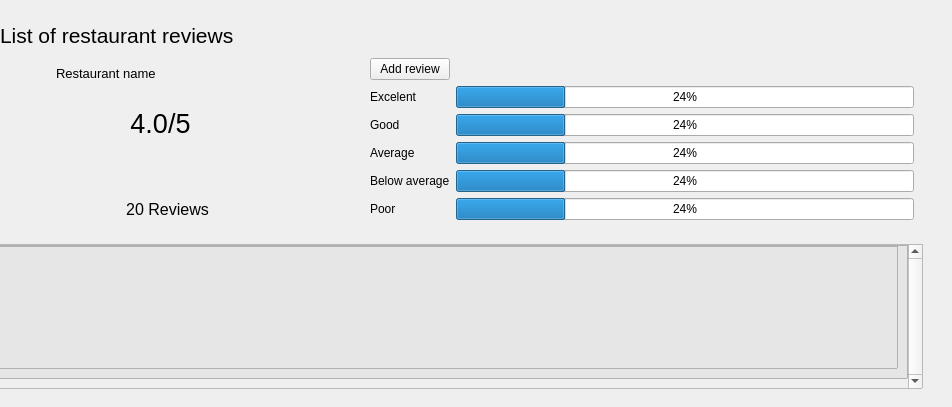
                    <widget class="QWidget" name="review_restaurant_page">
                     <widget class="QLabel" name="label_13">
                      <property name="geometry">
                       <rect>
                        <x>0</x>
                        <y>0</y>
                        <width>341</width>
                        <height>71</height>
                       </rect>
                      </property>
                      <property name="font">
                       <font>
                        <pointsize>16</pointsize>
                       </font>
                      </property>
                      <property name="text">
                       <string>List of restaurant reviews</string>
                      </property>
                     </widget>
                     <widget class="QWidget" name="top_bar_4" native="true">
                      <property name="geometry">
                       <rect>
                        <x>-20</x>
                        <y>10</y>
                        <width>943</width>
                        <height>39</height>
                       </rect>
                      </property>
                      <property name="sizePolicy">
                       <sizepolicy hsizetype="Preferred" vsizetype="Preferred">
                        <horstretch>0</horstretch>
                        <verstretch>1</verstretch>
                       </sizepolicy>
                      </property>
                     </widget>
                     <widget class="QWidget" name="main_content_4" native="true">
                      <property name="geometry">
                       <rect>
                        <x>-20</x>
                        <y>49</y>
                        <width>943</width>
                        <height>349</height>
                       </rect>
                      </property>
                      <property name="sizePolicy">
                       <sizepolicy hsizetype="Preferred" vsizetype="Preferred">
                        <horstretch>0</horstretch>
                        <verstretch>9</verstretch>
                       </sizepolicy>
                      </property>
                      <layout class="QVBoxLayout" name="verticalLayout_46">
                       <property name="leftMargin">
                        <number>0</number>
                       </property>
                       <property name="rightMargin">
                        <number>0</number>
                       </property>
                       <item>
                        <widget class="QWidget" name="food_review_top_2" native="true">
                         <layout class="QHBoxLayout" name="horizontalLayout_25">
                          <property name="leftMargin">
                           <number>0</number>
                          </property>
                          <property name="topMargin">
                           <number>0</number>
                          </property>
                          <property name="rightMargin">
                           <number>0</number>
                          </property>
                          <property name="bottomMargin">
                           <number>0</number>
                          </property>
                          <item>
                           <widget class="QWidget" name="food_review_left_2" native="true">
                            <property name="sizePolicy">
                             <sizepolicy hsizetype="Preferred" vsizetype="Preferred">
                              <horstretch>4</horstretch>
                              <verstretch>0</verstretch>
                             </sizepolicy>
                            </property>
                            <layout class="QVBoxLayout" name="verticalLayout_48">
                             <property name="spacing">
                              <number>0</number>
                             </property>
                             <property name="leftMargin">
                              <number>0</number>
                             </property>
                             <property name="topMargin">
                              <number>0</number>
                             </property>
                             <property name="rightMargin">
                              <number>0</number>
                             </property>
                             <property name="bottomMargin">
                              <number>0</number>
                             </property>
                             <item>
                              <widget class="QWidget" name="food_name_area_2" native="true">
                               <property name="sizePolicy">
                                <sizepolicy hsizetype="Preferred" vsizetype="Fixed">
                                 <horstretch>0</horstretch>
                                 <verstretch>0</verstretch>
                                </sizepolicy>
                               </property>
                               <layout class="QHBoxLayout" name="horizontalLayout_26">
                                <property name="leftMargin">
                                 <number>20</number>
                                </property>
                                <property name="topMargin">
                                 <number>0</number>
                                </property>
                                <property name="rightMargin">
                                 <number>0</number>
                                </property>
                                <property name="bottomMargin">
                                 <number>0</number>
                                </property>
                                <item>
                                 <widget class="QLabel" name="food_image_2">
                                  <property name="sizePolicy">
                                   <sizepolicy hsizetype="Fixed" vsizetype="Fixed">
                                    <horstretch>0</horstretch>
                                    <verstretch>0</verstretch>
                                   </sizepolicy>
                                  </property>
                                  <property name="minimumSize">
                                   <size>
                                    <width>50</width>
                                    <height>50</height>
                                   </size>
                                  </property>
                                  <property name="maximumSize">
                                   <size>
                                    <width>50</width>
                                    <height>50</height>
                                   </size>
                                  </property>
                                  <property name="text">
                                   <string />
                                  </property>
                                  <property name="pixmap">
                                   <pixmap resource="../Qss/icons/_icons.qrc">:/material_design/icons/material_design/fastfood.png</pixmap>
                                  </property>
                                  <property name="scaledContents">
                                   <bool>true</bool>
                                  </property>
                                 </widget>
                                </item>
                                <item>
                                 <widget class="QLabel" name="food_name_2">
                                  <property name="sizePolicy">
                                   <sizepolicy hsizetype="Preferred" vsizetype="Fixed">
                                    <horstretch>0</horstretch>
                                    <verstretch>0</verstretch>
                                   </sizepolicy>
                                  </property>
                                  <property name="font">
                                   <font>
                                    <pointsize>10</pointsize>
                                   </font>
                                  </property>
                                  <property name="text">
                                   <string>Restaurant name</string>
                                  </property>
                                 </widget>
                                </item>
                               </layout>
                              </widget>
                             </item>
                             <item>
                              <widget class="QWidget" name="rate_widget_3" native="true">
                               <layout class="QVBoxLayout" name="verticalLayout_49">
                                <property name="spacing">
                                 <number>0</number>
                                </property>
                                <property name="topMargin">
                                 <number>0</number>
                                </property>
                                <property name="bottomMargin">
                                 <number>0</number>
                                </property>
                                <item>
                                 <widget class="QWidget" name="avg_rate_2" native="true">
                                  <property name="sizePolicy">
                                   <sizepolicy hsizetype="Preferred" vsizetype="Preferred">
                                    <horstretch>0</horstretch>
                                    <verstretch>0</verstretch>
                                   </sizepolicy>
                                  </property>
                                  <layout class="QHBoxLayout" name="horizontalLayout_28">
                                   <property name="spacing">
                                    <number>0</number>
                                   </property>
                                   <item>
                                    <widget class="QLabel" name="avg_value_2">
                                     <property name="sizePolicy">
                                      <sizepolicy hsizetype="Minimum" vsizetype="Minimum">
                                       <horstretch>0</horstretch>
                                       <verstretch>0</verstretch>
                                      </sizepolicy>
                                     </property>
                                     <property name="font">
                                      <font>
                                       <pointsize>20</pointsize>
                                      </font>
                                     </property>
                                     <property name="text">
                                      <string>4.0</string>
                                     </property>
                                     <property name="alignment">
                                      <set>Qt::AlignRight|Qt::AlignTrailing|Qt::AlignVCenter</set>
                                     </property>
                                    </widget>
                                   </item>
                                   <item>
                                    <widget class="QLabel" name="avg_6">
                                     <property name="sizePolicy">
                                      <sizepolicy hsizetype="Minimum" vsizetype="Minimum">
                                       <horstretch>0</horstretch>
                                       <verstretch>0</verstretch>
                                      </sizepolicy>
                                     </property>
                                     <property name="font">
                                      <font>
                                       <pointsize>20</pointsize>
                                      </font>
                                     </property>
                                     <property name="text">
                                      <string>/5</string>
                                     </property>
                                    </widget>
                                   </item>
                                  </layout>
                                 </widget>
                                </item>
                                <item>
                                 <widget class="QWidget" name="stars_widget_2" native="true">
                                  <layout class="QHBoxLayout" name="horizontalLayout_34">
                                   <item>
                                    <widget class="QLabel" name="big_star_6">
                                     <property name="sizePolicy">
                                      <sizepolicy hsizetype="Fixed" vsizetype="Fixed">
                                       <horstretch>0</horstretch>
                                       <verstretch>0</verstretch>
                                      </sizepolicy>
                                     </property>
                                     <property name="minimumSize">
                                      <size>
                                       <width>23</width>
                                       <height>20</height>
                                      </size>
                                     </property>
                                     <property name="maximumSize">
                                      <size>
                                       <width>23</width>
                                       <height>20</height>
                                      </size>
                                     </property>
                                     <property name="text">
                                      <string />
                                     </property>
                                     <property name="pixmap">
                                      <pixmap resource="../Qss/icons/_icons.qrc">:/font_awesome_solid/icons/font_awesome/solid/star.png</pixmap>
                                     </property>
                                     <property name="scaledContents">
                                      <bool>true</bool>
                                     </property>
                                    </widget>
                                   </item>
                                   <item>
                                    <widget class="QLabel" name="big_star_7">
                                     <property name="sizePolicy">
                                      <sizepolicy hsizetype="Fixed" vsizetype="Fixed">
                                       <horstretch>0</horstretch>
                                       <verstretch>0</verstretch>
                                      </sizepolicy>
                                     </property>
                                     <property name="minimumSize">
                                      <size>
                                       <width>23</width>
                                       <height>20</height>
                                      </size>
                                     </property>
                                     <property name="maximumSize">
                                      <size>
                                       <width>23</width>
                                       <height>20</height>
                                      </size>
                                     </property>
                                     <property name="text">
                                      <string />
                                     </property>
                                     <property name="pixmap">
                                      <pixmap resource="../Qss/icons/_icons.qrc">:/font_awesome_solid/icons/font_awesome/solid/star.png</pixmap>
                                     </property>
                                     <property name="scaledContents">
                                      <bool>true</bool>
                                     </property>
                                    </widget>
                                   </item>
                                   <item>
                                    <widget class="QLabel" name="big_star_8">
                                     <property name="sizePolicy">
                                      <sizepolicy hsizetype="Fixed" vsizetype="Fixed">
                                       <horstretch>0</horstretch>
                                       <verstretch>0</verstretch>
                                      </sizepolicy>
                                     </property>
                                     <property name="minimumSize">
                                      <size>
                                       <width>23</width>
                                       <height>20</height>
                                      </size>
                                     </property>
                                     <property name="maximumSize">
                                      <size>
                                       <width>23</width>
                                       <height>20</height>
                                      </size>
                                     </property>
                                     <property name="text">
                                      <string />
                                     </property>
                                     <property name="pixmap">
                                      <pixmap resource="../Qss/icons/_icons.qrc">:/font_awesome_solid/icons/font_awesome/solid/star.png</pixmap>
                                     </property>
                                     <property name="scaledContents">
                                      <bool>true</bool>
                                     </property>
                                    </widget>
                                   </item>
                                   <item>
                                    <widget class="QLabel" name="big_star_9">
                                     <property name="sizePolicy">
                                      <sizepolicy hsizetype="Fixed" vsizetype="Fixed">
                                       <horstretch>0</horstretch>
                                       <verstretch>0</verstretch>
                                      </sizepolicy>
                                     </property>
                                     <property name="minimumSize">
                                      <size>
                                       <width>23</width>
                                       <height>20</height>
                                      </size>
                                     </property>
                                     <property name="maximumSize">
                                      <size>
                                       <width>23</width>
                                       <height>20</height>
                                      </size>
                                     </property>
                                     <property name="text">
                                      <string />
                                     </property>
                                     <property name="pixmap">
                                      <pixmap resource="../Qss/icons/_icons.qrc">:/font_awesome_solid/icons/font_awesome/solid/star.png</pixmap>
                                     </property>
                                     <property name="scaledContents">
                                      <bool>true</bool>
                                     </property>
                                    </widget>
                                   </item>
                                   <item>
                                    <widget class="QLabel" name="big_star_10">
                                     <property name="sizePolicy">
                                      <sizepolicy hsizetype="Fixed" vsizetype="Fixed">
                                       <horstretch>0</horstretch>
                                       <verstretch>0</verstretch>
                                      </sizepolicy>
                                     </property>
                                     <property name="minimumSize">
                                      <size>
                                       <width>23</width>
                                       <height>20</height>
                                      </size>
                                     </property>
                                     <property name="maximumSize">
                                      <size>
                                       <width>23</width>
                                       <height>20</height>
                                      </size>
                                     </property>
                                     <property name="text">
                                      <string />
                                     </property>
                                     <property name="pixmap">
                                      <pixmap resource="../Qss/icons/_icons.qrc">:/font_awesome_solid/icons/font_awesome/solid/star.png</pixmap>
                                     </property>
                                     <property name="scaledContents">
                                      <bool>true</bool>
                                     </property>
                                    </widget>
                                   </item>
                                  </layout>
                                 </widget>
                                </item>
                                <item>
                                 <widget class="QLabel" name="nums_reviews_2">
                                  <property name="font">
                                   <font>
                                    <pointsize>12</pointsize>
                                   </font>
                                  </property>
                                  <property name="text">
                                   <string>20 Reviews</string>
                                  </property>
                                  <property name="alignment">
                                   <set>Qt::AlignCenter</set>
                                  </property>
                                 </widget>
                                </item>
                               </layout>
                              </widget>
                             </item>
                            </layout>
                           </widget>
                          </item>
                          <item>
                           <widget class="QWidget" name="food_review_right_2" native="true">
                            <property name="sizePolicy">
                             <sizepolicy hsizetype="Preferred" vsizetype="Preferred">
                              <horstretch>6</horstretch>
                              <verstretch>0</verstretch>
                             </sizepolicy>
                            </property>
                            <layout class="QGridLayout" name="gridLayout_6">
                             <item row="5" column="1">
                              <widget class="QLabel" name="poor_label_2">
                               <property name="text">
                                <string>Poor</string>
                               </property>
                              </widget>
                             </item>
                             <item row="2" column="1">
                              <widget class="QLabel" name="good_label_2">
                               <property name="text">
                                <string>Good</string>
                               </property>
                              </widget>
                             </item>
                             <item row="1" column="2">
                              <widget class="QProgressBar" name="excelent_progressBar_2">
                               <property name="value">
                                <number>24</number>
                               </property>
                              </widget>
                             </item>
                             <item row="3" column="1">
                              <widget class="QLabel" name="avg_label_2">
                               <property name="text">
                                <string>Average</string>
                               </property>
                              </widget>
                             </item>
                             <item row="1" column="1">
                              <widget class="QLabel" name="excelent_label_2">
                               <property name="text">
                                <string>Excelent</string>
                               </property>
                              </widget>
                             </item>
                             <item row="2" column="2">
                              <widget class="QProgressBar" name="good_progressBar_2">
                               <property name="value">
                                <number>24</number>
                               </property>
                              </widget>
                             </item>
                             <item row="4" column="1">
                              <widget class="QLabel" name="below_label_2">
                               <property name="text">
                                <string>Below average</string>
                               </property>
                              </widget>
                             </item>
                             <item row="3" column="2">
                              <widget class="QProgressBar" name="avg_progressBar_2">
                               <property name="value">
                                <number>24</number>
                               </property>
                              </widget>
                             </item>
                             <item row="4" column="2">
                              <widget class="QProgressBar" name="below_progressBar_2">
                               <property name="value">
                                <number>24</number>
                               </property>
                              </widget>
                             </item>
                             <item row="5" column="2">
                              <widget class="QProgressBar" name="poor_progressBar_2">
                               <property name="value">
                                <number>24</number>
                               </property>
                              </widget>
                             </item>
                             <item row="0" column="1">
                              <widget class="QPushButton" name="restaurant_addreview_button">
                               <property name="text">
                                <string>Add review</string>
                               </property>
                              </widget>
                             </item>
                            </layout>
                           </widget>
                          </item>
                         </layout>
                        </widget>
                       </item>
                       <item>
                        <widget class="QWidget" name="food_review_bot_2" native="true">
                         <layout class="QVBoxLayout" name="verticalLayout_50">
                          <property name="spacing">
                           <number>0</number>
                          </property>
                          <property name="leftMargin">
                           <number>0</number>
                          </property>
                          <property name="rightMargin">
                           <number>0</number>
                          </property>
                          <item>
                           <widget class="QScrollArea" name="reviews_scrollArea_2">
                            <property name="verticalScrollBarPolicy">
                             <enum>Qt::ScrollBarAlwaysOn</enum>
                            </property>
                            <property name="horizontalScrollBarPolicy">
                             <enum>Qt::ScrollBarAlwaysOff</enum>
                            </property>
                            <property name="widgetResizable">
                             <bool>true</bool>
                            </property>
                            <widget class="QWidget" name="reviews_scrollAreaWidgetContents_2">
                             <property name="geometry">
                              <rect>
                               <x>0</x>
                               <y>0</y>
                               <width>924</width>
                               <height>129</height>
                              </rect>
                             </property>
                             <layout class="QVBoxLayout" name="verticalLayout_51">
                              <property name="leftMargin">
                               <number>0</number>
                              </property>
                              <property name="topMargin">
                               <number>0</number>
                              </property>
                              <property name="rightMargin">
                               <number>0</number>
                              </property>
                              <item>
                               <widget class="QFrame" name="reviews_frame_2">
                                <property name="sizePolicy">
                                 <sizepolicy hsizetype="Preferred" vsizetype="Expanding">
                                  <horstretch>0</horstretch>
                                  <verstretch>0</verstretch>
                                 </sizepolicy>
                                </property>
                                <property name="minimumSize">
                                 <size>
                                  <width>0</width>
                                  <height>0</height>
                                 </size>
                                </property>
                                <property name="styleSheet">
                                 <string notr="true">background: #e6e6e6</string>
                                </property>
                                <property name="frameShape">
                                 <enum>QFrame::StyledPanel</enum>
                                </property>
                                <property name="frameShadow">
                                 <enum>QFrame::Raised</enum>
                                </property>
                                <layout class="QVBoxLayout" name="verticalLayout_52">
                                 <property name="topMargin">
                                  <number>0</number>
                                 </property>
                                 <item>
                                  <widget class="QTableWidget" name="restaurant_review_tableWidget" />
                                 </item>
                                </layout>
                               </widget>
                              </item>
                             </layout>
                            </widget>
                           </widget>
                          </item>
                         </layout>
                        </widget>
                       </item>
                      </layout>
                     </widget>
                    </widget>
